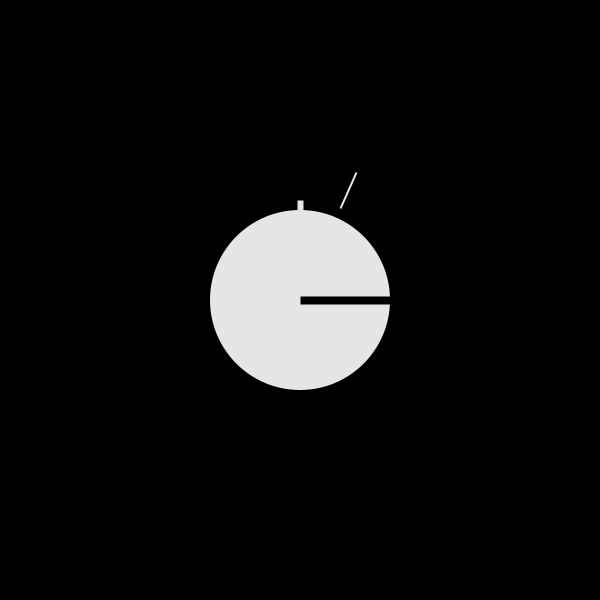
Frame 1 (no input)
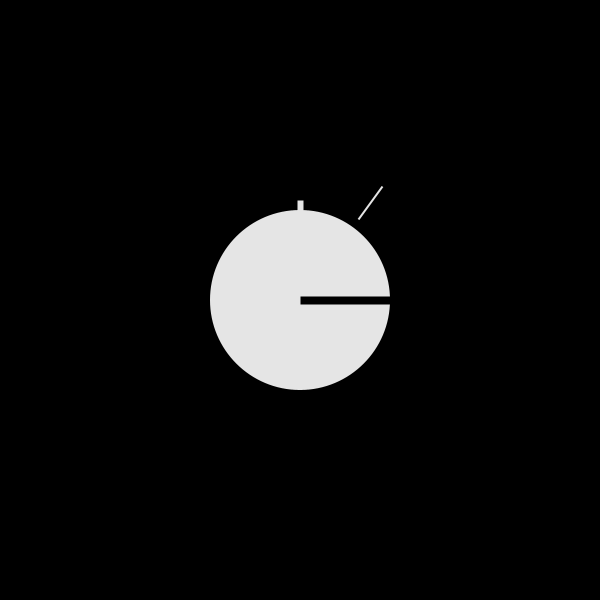
Frame 60 (the mouse pressed at the canvas centre just before this capture)
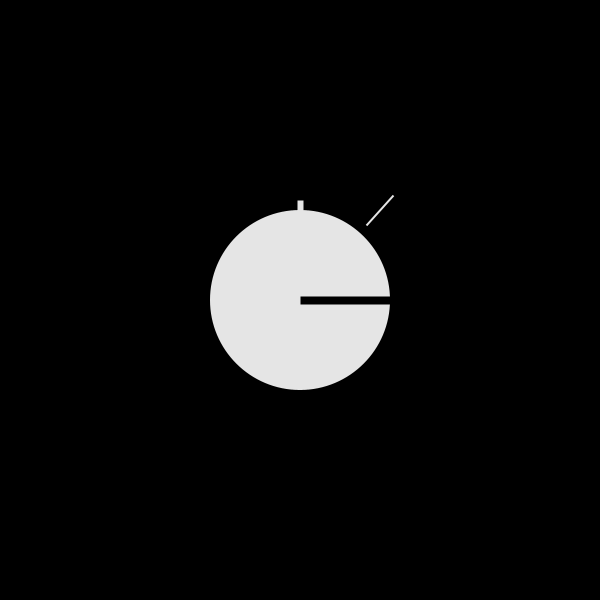
Frame 120 (the mouse held since frame 60 and released just before this capture)

The Processing sketch that drew these frames (run headless with seeded random() and noise(); from frame 60 on, the mouse is pressed at the canvas centre):

// Processing sketch: processing_21569
// ── processing_21569.pde


int hours;
int minutes;
int seconds;



void setup() {
  size(600, 600);
  colorMode(HSB, 100);
  background(344, 11, 13);
  strokeCap(SQUARE);
  smooth();
}

void draw() {
 
   // get system variables
 hours = hour();
 minutes = minute();
 seconds = second();
 
 println(hours + " " + minutes + " " + seconds);
    
 // fix for 24 hour clock
  if(hours > 12) {
   hours -= 12; 
  }
 // back ground black
 background(344, 42, 0);
 
    // center sketch
  translate(300,300);
  rotate(radians(90)); // movng the grid to make the radian vertical
  noFill();
  
 // white hour circle
  noStroke();
  fill(0, 0, 90);
  ellipse(0,0, -180,180);
 
 // hour hand black
  strokeWeight(8);
  stroke(344, 41, 0);
  pushMatrix();
  rotate(radians(30 * hours));  // 30 * 12 = 360 degrees  , **360degrees/12hours=30 degrees ( so its the incriment)
  line(0,0, -91,0);
  popMatrix();
 
   
//minute hand white
  strokeWeight(6);
  stroke(0, 0, 90);
  pushMatrix();
  line(-100,0, -50,0);
  popMatrix();
  
// second hand white
  strokeWeight(2);
  stroke(0, 0, 90);
  pushMatrix();
  rotate(radians(6 * seconds));
  line(-100,0, -140,0);
  popMatrix();
  
}

  
 
